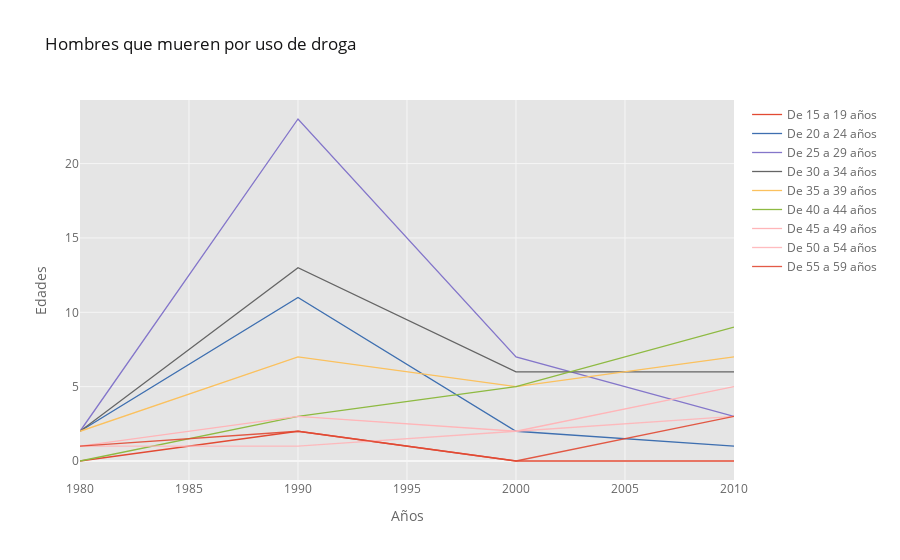

This figure's notebook cell:
### Code cell
df_drogas.iplot(kind='line', xTitle='Años',
                   yTitle='Edades',
                   title='Hombres que mueren por uso de droga')

### Figure 1 — Plotly figure (JSON) as saved in the notebook; plotly's stock layout.template omitted (floating-point values rounded to 4 significant figures)
{"data": [{"line": {"color": "rgba(226, 74, 51, 1.0)", "dash": "solid", "shape": "linear", "width": 1.3}, "mode": "lines", "name": "De 15 a 19 años  ", "text": "", "type": "scatter", "x": [1980, 1990, 2000, 2010], "y": [0, 2, 0, 0]}, {"line": {"color": "rgba(62, 111, 176, 1.0)", "dash": "solid", "shape": "linear", "width": 1.3}, "mode": "lines", "name": "De 20 a 24 años", "text": "", "type": "scatter", "x": [1980, 1990, 2000, 2010], "y": [2, 11, 2, 1]}, {"line": {"color": "rgba(132, 118, 202, 1.0)", "dash": "solid", "shape": "linear", "width": 1.3}, "mode": "lines", "name": "De 25 a 29 años", "text": "", "type": "scatter", "x": [1980, 1990, 2000, 2010], "y": [2, 23, 7, 3]}, {"line": {"color": "rgba(101, 101, 101, 1.0)", "dash": "solid", "shape": "linear", "width": 1.3}, "mode": "lines", "name": "De 30 a 34 años", "text": "", "type": "scatter", "x": [1980, 1990, 2000, 2010], "y": [2, 13, 6, 6]}, {"line": {"color": "rgba(251, 193, 94, 1.0)", "dash": "solid", "shape": "linear", "width": 1.3}, "mode": "lines", "name": "De 35 a 39 años", "text": "", "type": "scatter", "x": [1980, 1990, 2000, 2010], "y": [2, 7, 5, 7]}, {"line": {"color": "rgba(142, 186, 66, 1.0)", "dash": "solid", "shape": "linear", "width": 1.3}, "mode": "lines", "name": "De 40 a 44 años", "text": "", "type": "scatter", "x": [1980, 1990, 2000, 2010], "y": [0, 3, 5, 9]}, {"line": {"color": "rgba(255, 181, 184, 1.0)", "dash": "solid", "shape": "linear", "width": 1.3}, "mode": "lines", "name": "De 45 a 49 años", "text": "", "type": "scatter", "x": [1980, 1990, 2000, 2010], "y": [1, 3, 2, 5]}, {"line": {"color": "rgba(255, 181, 184, 0.8999999999999999)", "dash": "solid", "shape": "linear", "width": 1.3}, "mode": "lines", "name": "De 50 a 54 años", "text": "", "type": "scatter", "x": [1980, 1990, 2000, 2010], "y": [1, 1, 2, 3]}, {"line": {"color": "rgba(226, 74, 51, 0.8999999999999999)", "dash": "solid", "shape": "linear", "width": 1.3}, "mode": "lines", "name": "De 55 a 59 años", "text": "", "type": "scatter", "x": [1980, 1990, 2000, 2010], "y": [1, 2, 0, 3]}], "layout": {"legend": {"bgcolor": "#FFFFFF", "font": {"color": "#666666"}}, "paper_bgcolor": "#FFFFFF", "plot_bgcolor": "#E5E5E5", "title": {"font": {"color": "#151516"}, "text": "Hombres que mueren por uso de droga"}, "xaxis": {"gridcolor": "#F6F6F6", "showgrid": true, "tickfont": {"color": "#666666"}, "title": {"font": {"color": "#666666"}, "text": "Años"}, "zerolinecolor": "#F6F6F6"}, "yaxis": {"gridcolor": "#F6F6F6", "showgrid": true, "tickfont": {"color": "#666666"}, "title": {"font": {"color": "#666666"}, "text": "Edades"}, "zerolinecolor": "#F6F6F6"}}}
